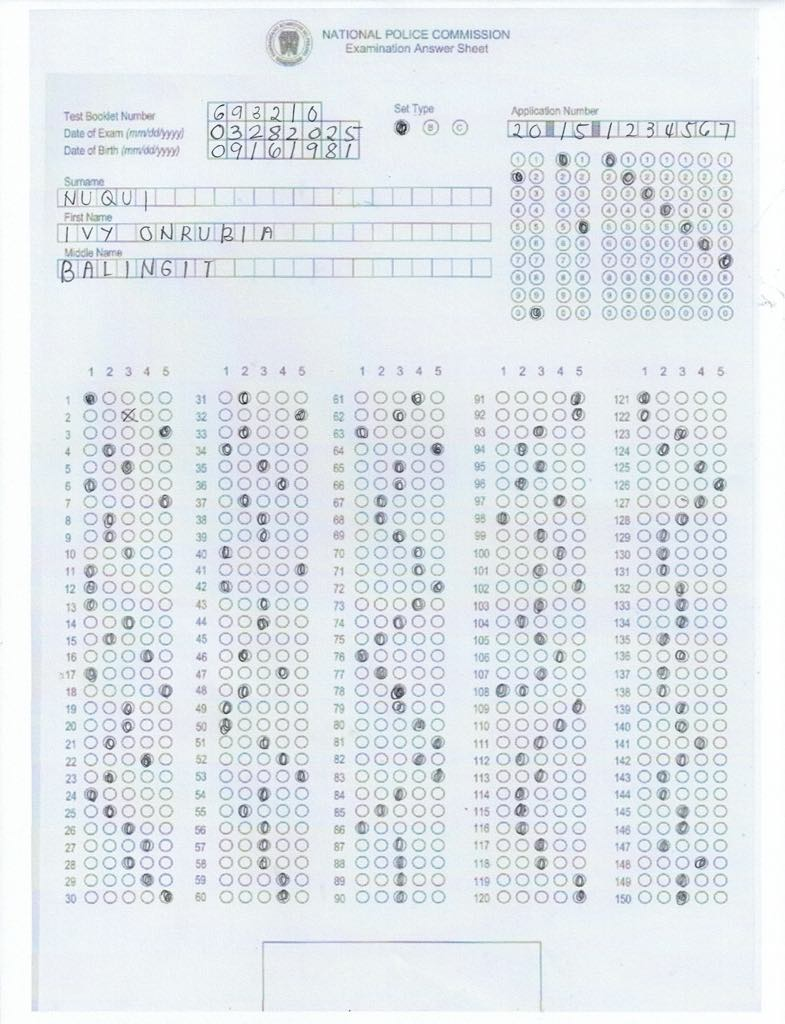
#> input picture uploads/ivy.jpg, 785 x 1024 px; its folder holds only this picture in this run
$ python simple_test.py
#> lines starting #> are read from the running program, lines starting #| are printed output that depends on the picture; after the words box and inside, x2 and y2 are one past the last pixel; in counts of white or black regions, pixels touching at a corner belong together
#!/usr/bin/env python3
"""
Simple test script to debug the NumPy array error.
"""

import cv2
import numpy as np
import os
import traceback

# Create output directory
os.makedirs("debug_output", exist_ok=True)

def process_image(image_path):
    """Process an image and find issues."""
#> called with image_path = 'uploads/ivy.jpg'
    print(f"Processing {image_path}...")

    # Load image
    img = cv2.imread(image_path)
#> img is the input picture: shape (1024, 785, 3); mean B, G, R 236.3, 231.4, 225.6
    if img is None:
        print(f"Failed to load image: {image_path}")
        return

    print(f"Image loaded, shape: {img.shape}")
#| Image loaded, shape: (1024, 785, 3)

    # Convert to grayscale
    gray = cv2.cvtColor(img, cv2.COLOR_BGR2GRAY)

    # Apply threshold
    _, thresh = cv2.threshold(gray, 0, 255, cv2.THRESH_BINARY_INV + cv2.THRESH_OTSU)
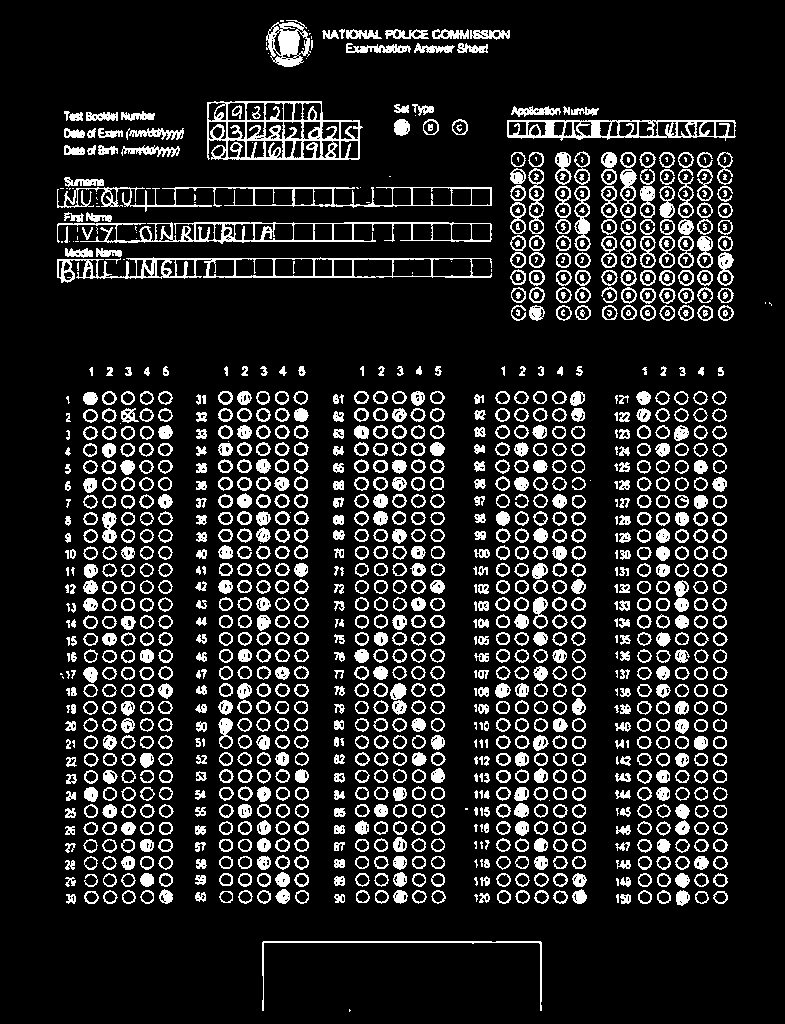
#> thresh: shape (1024, 785); 14.2% white in thin lines or dots, all inside (x1, y1, x2, y2) = (57, 20, 772, 1012)
    cv2.imwrite("debug_output/threshold.jpg", thresh)

    # Find contours - this is where the error likely occurs
    try:
        print("Finding contours...")
        contours, _ = cv2.findContours(thresh, cv2.RETR_EXTERNAL, cv2.CHAIN_APPROX_SIMPLE)
#> contours = 1182 contours, 158 with area under 20; largest, box (x1, y1, x2, y2) and area: (207, 101, 363, 160) 7898, (57, 257, 492, 283) 6797, (57, 222, 492, 244) 5218, (57, 187, 492, 212) 4000, (507, 120, 736, 141) 3842
        print(f"Found {len(contours)} contours")
#| Found 1182 contours

        # Check if we have any contours
        if len(contours) > 0:
            # Find largest contour
            largest_contour = max(contours, key=cv2.contourArea)
#> largest_contour = contour of 97 points, box (x1, y1, x2, y2) (207, 101, 363, 160), area 7898
            print(f"Largest contour area: {cv2.contourArea(largest_contour)}")
#| Largest contour area: 7898.0

            # Approximate contour
            peri = cv2.arcLength(largest_contour, True)
#> peri = 508
            approx = cv2.approxPolyDP(largest_contour, 0.02 * peri, True)
#> approx = contour of 9 points, box (x1, y1, x2, y2) (207, 101, 360, 160), area 7756
            print(f"Approximated contour has {len(approx)} points")
#| Approximated contour has 9 points

            # Draw the contour
            contour_img = img.copy()
            cv2.drawContours(contour_img, [approx], -1, (0, 255, 0), 2)
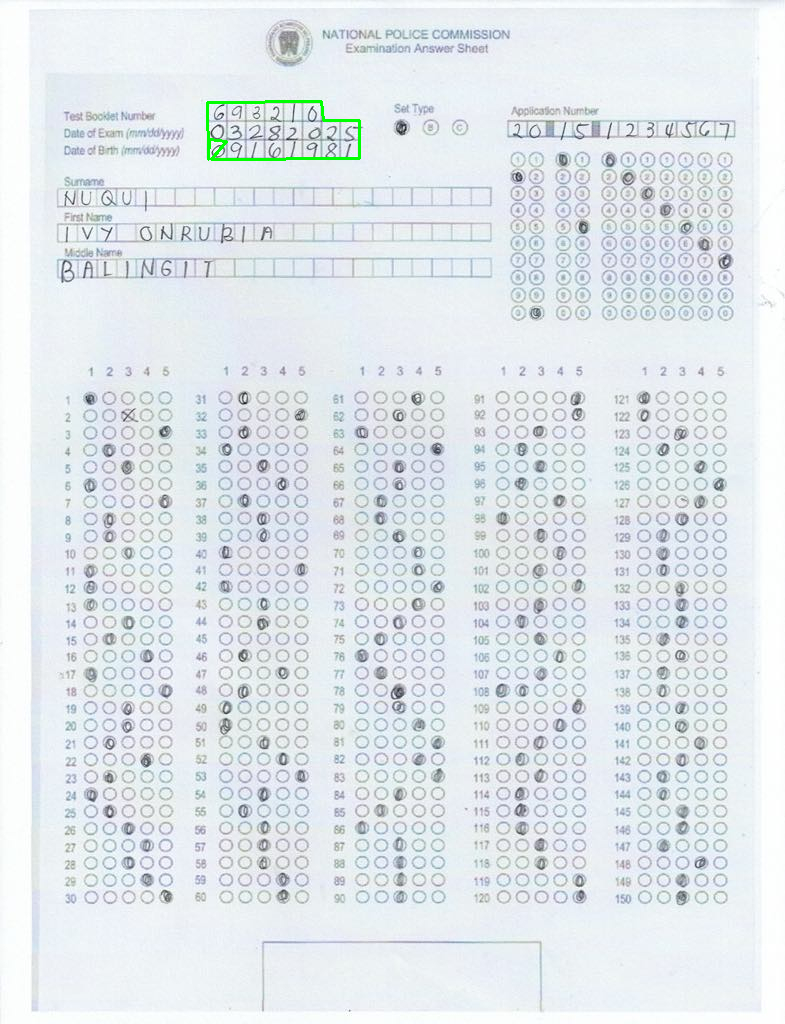
#> contour_img: shape (1024, 785, 3); 0.17% of pixels changed, all inside (x1, y1, x2, y2) = (206, 100, 361, 161)
            cv2.imwrite("debug_output/contour.jpg", contour_img)

            # Check if we have a quadrilateral
            if len(approx) == 4:
                # Process as quadrilateral
                print("Found quadrilateral, processing...")

                # Get perspective transform
                # First order points
                rect = np.zeros((4, 2), dtype=np.float32)
                pts = approx.reshape(4, 2)

                s = pts.sum(axis=1)
                rect[0] = pts[np.argmin(s)]  # Top-left
                rect[2] = pts[np.argmax(s)]  # Bottom-right

                diff = np.diff(pts, axis=1)
                rect[1] = pts[np.argmin(diff)]  # Top-right
                rect[3] = pts[np.argmax(diff)]  # Bottom-left

                # Define destination points
                dst_pts = np.array([
                    [0, 0],
                    [500, 0],
                    [500, 700],
                    [0, 700]
                ], dtype=np.float32)

                # Get transform matrix
                M = cv2.getPerspectiveTransform(rect, dst_pts)

                # Apply transform
                warped = cv2.warpPerspective(img, M, (500, 700))
                cv2.imwrite("debug_output/warped.jpg", warped)
                print("Warping successful")
            else:
                print(f"Not a quadrilateral: {len(approx)} points")
#| Not a quadrilateral: 9 points
        else:
            print("No contours found")

    except Exception as e:
        print(f"Error: {str(e)}")
        traceback.print_exc()

    print("Processing complete")

if __name__ == "__main__":
    # Check if we have an uploaded image
    if os.path.exists("uploads"):
        uploaded_files = [f for f in os.listdir("uploads") if f.endswith((".jpg", ".jpeg", ".png"))]

        if uploaded_files:
            # Process the first uploaded image
            process_image(os.path.join("uploads", uploaded_files[0]))
        else:
            print("No uploaded images found")
    else:
        print("Uploads directory not found")
